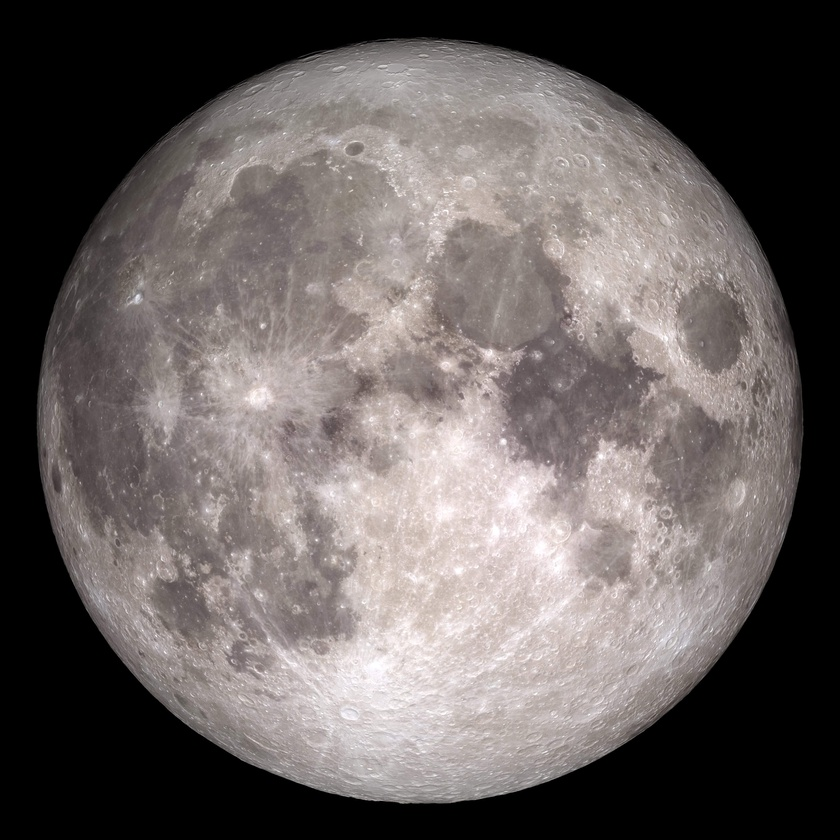
#> input picture Image_Processing/Mathematical_Morphology/Connected_Component_Labeling/Input/Image.jpg, 840 x 840 px, shrunk from 3240 x 3240 before the run
$ python Connected_Component_Labeling.py
#> lines starting #> are read from the running program, lines starting #| are printed output that depends on the picture
import cv2
import numpy as np
import os

# Pasta de entrada e saída
input_folder = 'Input'
output_folder = 'Output'

# Certifique-se de que a pasta de saída existe
if not os.path.exists(output_folder):
    os.makedirs(output_folder)

# Carregar a imagem binária
input_image_path = os.path.join(input_folder, 'Image.jpg')
image = cv2.imread(input_image_path, 0)  # Certifique-se de que a imagem é binária
#> image: shape (840, 840); min 0, max 255, mean 98.2

# Realizar a rotulagem dos componentes conectados
ret, labels = cv2.connectedComponents(image)
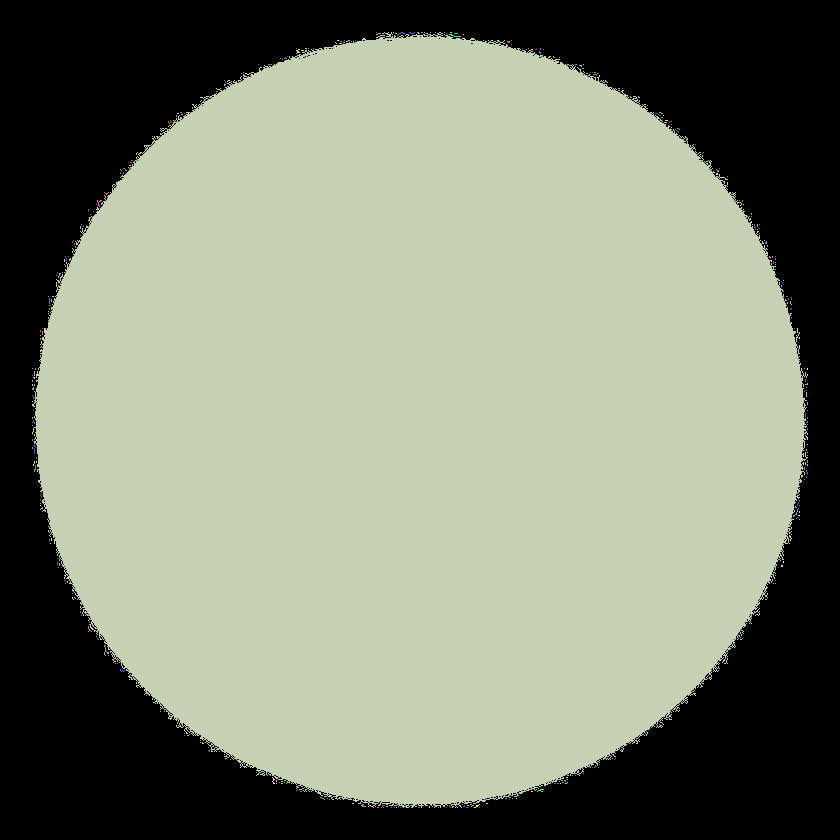
#> labels: shape (840, 840) int32; 356 distinct labels, from 0 to 355; one colour per label, 0 black
#> ret = 356

# Retornar o número de componentes conectados (objetos)
num_objects = ret - 1  # O fundo é considerado um componente
#> num_objects = 355

# Salva a Imagem
output_folder_path = os.path.join(output_folder, 'CCL_Image.jpg')
cv2.imwrite(output_folder_path, np.uint8(labels / num_objects * 255))
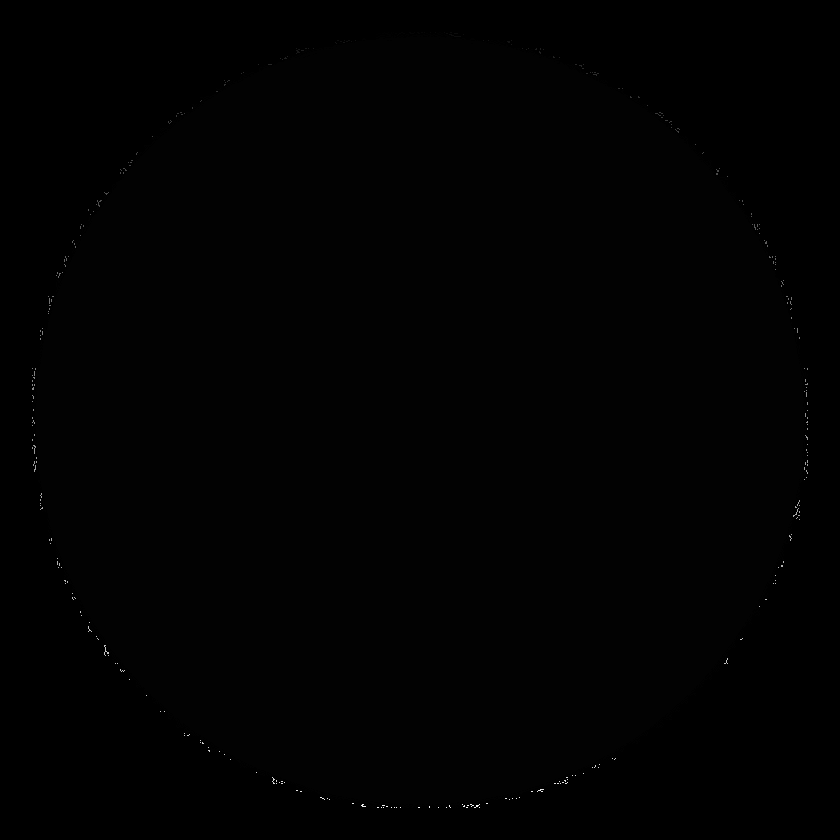
#> saved as CCL_Image.jpg: shape (840, 840); min 0, max 255, mean 1.5

cv2.waitKey(0)
cv2.destroyAllWindows()
